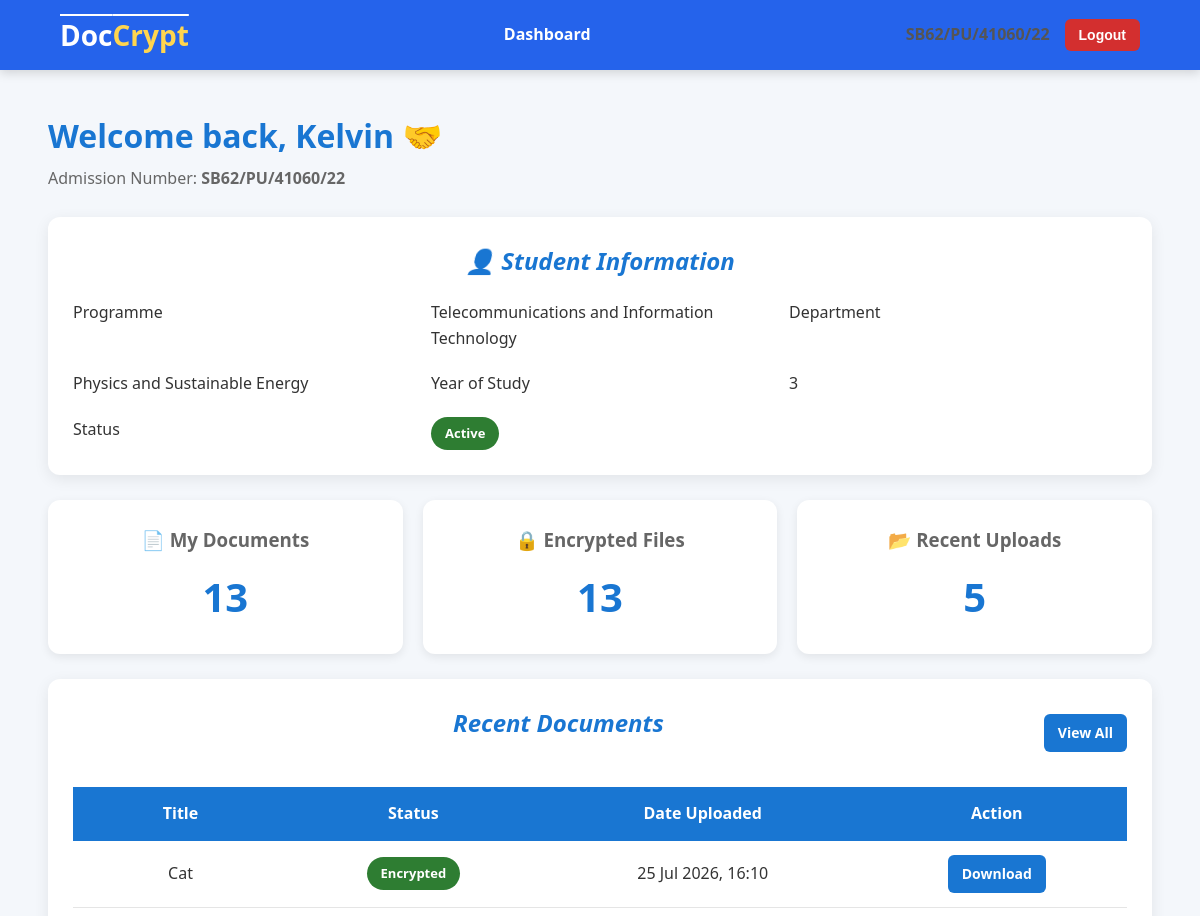
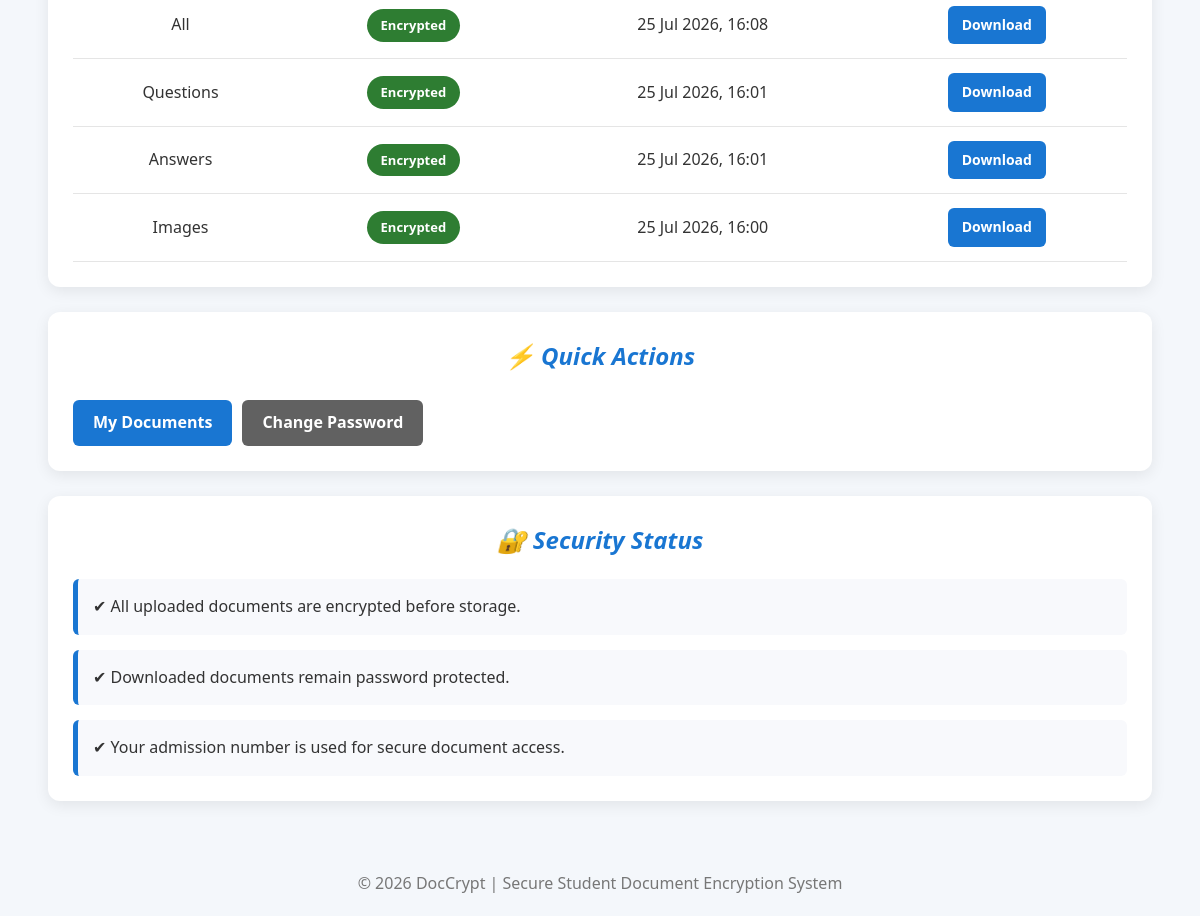
/dashboard/ (signed in), run on the app's committed database (2 pictures, top to bottom).
### student/models.py (models this page shows, shortened)
class Student(models.Model):
    class Status(models.TextChoices):
        ACTIVE = "ACTIVE", "Active"
        DEFERRED = "DEFERRED", "Deferred"
        GRADUATED = "GRADUATED", "Graduated"
        DEACTIVATED = "DEACTIVATED", "Deactivated"
    user = models.OneToOneField(CustomUser,on_delete=models.CASCADE,related_name="student")
    admission_number = models.CharField(max_length=25,unique=True)
    first_name = models.CharField(max_length=50)
    last_name = models.CharField(max_length=50)
    phone_number = models.CharField(max_length=15,blank=True)
    programme = models.CharField(max_length=50)
    department = models.CharField(max_length=50)
    year_of_study = models.PositiveSmallIntegerField(default=1)
    status = models.CharField(max_length=25,choices=Status.choices, default=Status.ACTIVE)
    class Meta:
        ordering = ["admission_number"]
        verbose_name = "Student"
        verbose_name_plural = "Students"

### documents/models.py (models this page shows, shortened)
class Document(models.Model):
    class Status(models.TextChoices):
        PENDING = "PENDING", "Pending"
        ENCRYPTED = "ENCRYPTED", "Encrypted"
    student = models.ForeignKey(Student, on_delete=models.CASCADE, related_name="documents")
    uploaded_by = models.ForeignKey(CustomUser, on_delete=models.SET_NULL, null=True, related_name="uploaded_documents")
    title = models.CharField( max_length=255)
    original_file = models.FileField(upload_to="documents/original/")
    encrypted_file = models.FileField(upload_to="documents/encrypted/", null=True, blank=True)
    encrypted_key = models.BinaryField(null=True, blank=True)
    status = models.CharField(max_length=30, choices=Status.choices, default=Status.PENDING, db_index=True)
    uploaded_at = models.DateTimeField(auto_now_add=True)
    encrypted_at = models.DateTimeField(null=True, blank=True)
    class Meta:
        ordering = ["-uploaded_at"]
        verbose_name = "Document"
        verbose_name_plural = "Documents"

### users/views.py (the view, shortened to what this page needs)
# urls.py: path("dashboard/", views.dashboard, name="dashboard"),
@login_required
def dashboard(request):
    if request.user.is_student:
        student =request.user.student
        documents = (Document.objects.filter(student=student).order_by("-uploaded_at"))
        encrypted_documents = documents.filter(status=Document.Status.ENCRYPTED)
        context = {
            "student": student,
            "documents": documents[:5],
            "document_count": documents.count(),
            "encrypted_count": encrypted_documents.count(),
        }
        return render(request, "users/student_dashboard.html", context)
    return redirect("login")

### users/models.py (called while the page is built)
    @property
    def is_student(self):
        return self.role == self.Role.STUDENT

    @property
    def is_admin(self):
        return self.role == self.Role.ADMIN or self.is_superuser

### users/templates/users/student_dashboard.html (shortened to what this page needs)
{% extends "users/base.html" %}
{% block content %}
<div class="page-header">
    <div>
        <h1>Welcome back, {{ student.first_name }} 🤝</h1>
        <p>
            Admission Number:
            <strong>{{ student.admission_number }}</strong>
        </p>
    </div>
</div>
<div class="card">
    <h2 class="card-title">👤 Student Information</h2>
    <div class="info-grid">
        <div class="info-label">Programme</div>
        <div> {{ student.programme }}</div>
        <div class="info-label">Department</div>
        <div> {{ student.department }} </div>
        <div class="info-label">Year of Study</div>
        <div> {{ student.year_of_study }} </div>
        <div class="info-label">Status</div>
        <div>
            {% if student.status == "ACTIVE" %}
                <span class="badge badge-success">
                    {{ student.get_status_display }}
                </span>
            {% elif student.status == "DEFERRED" %}
                <span class="badge badge-warning">
                    {{ student.get_status_display }}
                </span>
            {% else %}
                <span class="badge badge-secondary">
                    {{ student.get_status_display }}
                </span>
            {% endif %}
        </div>
    </div>
</div>
<div class="dashboard-grid">
    <div class="dashboard-card">
        <h3>📄 My Documents</h3>
        <h1> {{ document_count }} </h1>
    </div>
    <div class="dashboard-card">
        <h3>🔒 Encrypted Files</h3>
        <h1> {{ encrypted_count }} </h1>
    </div>
    <div class="dashboard-card">
        <h3>📂 Recent Uploads</h3>
        <h1> {{ documents|length }} </h1>
    </div>
</div>
<div class="card">
    <div class="page-header">
        <h2 class="card-title">Recent Documents</h2>
        <a href="{% url 'my_documents' %}" class="btn btn-primary btn-small">View All</a>
    </div>
    <div class="table-responsive">
        <table>
            <thead>
                <tr>
                    <th>Title</th>
                    <th>Status</th>
                    <th>Date Uploaded</th>
                    <th>Action</th>
                </tr>
            </thead>
            <tbody>
            {% for document in documents %}
                <tr>
                    <td> {{ document.title }} </td>
                    <td>
                        {% if document.status == "ENCRYPTED" %}
                            <span class="badge badge-success">
                                {{ document.get_status_display }}
                            </span>
                        {% else %}
                            <span class="badge badge-warning">
                                {{ document.get_status_display }}
                            </span>
                        {% endif %}
                    </td>
                    <td>
                        {{ document.uploaded_at|date:"d M Y, H:i" }}
                    </td>
                    <td>
                        <a
                            href="{% url 'download_document' document.id %}"
                            class="btn btn-primary btn-small">
                            Download
                        </a>
                    </td>
                </tr>
            {% empty %}
                <tr>
                    <td colspan="4" style="text-align:center;">No documents available.</td>
                </tr>
            {% endfor %}
            </tbody>
        </table>
    </div>
</div>
<div class="card">
    <h2 class="card-title">⚡ Quick Actions</h2>
    <div class="card-actions">
        <a href="{% url 'my_documents' %}" class="btn btn-primary">My Documents</a>
        <a href="{% url 'change_password' %}" class="btn btn-secondary">Change Password</a>
    </div>
</div>
<div class="card">
    <h2 class="card-title">🔐 Security Status</h2>
    <div class="security-list">
        <div class="security-item">
            ✔ All uploaded documents are encrypted before storage.
        </div>
        <div class="security-item">
            ✔ Downloaded documents remain password protected.
        </div>
        <div class="security-item">
            ✔ Your admission number is used for secure document access.
        </div>
    </div>
</div>
{% endblock %}

### static/css/style.css (style rules this page uses)
* { margin:0; padding:0; box-sizing:border-box; }
body { font-family:"Segoe UI",Tahoma,Geneva,Verdana,sans-serif; background:#f4f7fb; color:#333; line-height:1.6; }
h2 { text-align: center; font-style: oblique; color: rgb(109, 166, 216); }
.page-header { display:grid; grid-template-columns: 1fr auto; align-items:center; margin-bottom:25px; }
.page-header h1 { color:#1976d2; margin-bottom:5px; }
.page-header p { color:#666; }
.card { background:white; border-radius:12px; padding:25px; margin-bottom:25px; box-shadow:0 4px 15px rgba(0,0,0,.08); }
.card-title { margin-bottom:20px; color:#1976d2; }
.card-actions { margin-top:25px; display:flex; gap:10px; flex-wrap:wrap; }
.btn { display:inline-flex; align-items:center; justify-content:center; gap:8px; padding:10px 20px; border:none; border-radius:6px; cursor:pointer; text-decoration:none; font-weight:600; transition:.3s; }
.btn-primary { background:#1976d2; color:white; }
.btn-secondary { background:#616161; color:white; width: fit-content; }
.btn-small { padding:8px 14px; font-size:14px; }
.table-responsive { overflow-x:auto; }
table { width:100%; border-collapse:collapse; }
th { background:#1976d2; color:white; padding:14px; text-align:center; }
td { padding:14px; border-bottom:1px solid #e5e5e5; text-align: center; }
.badge { display:inline-block; padding:6px 14px; border-radius:30px; color:white; font-size:13px; font-weight:600; }
.badge-success { background:#2e7d32; }
.info-grid { display:grid; grid-template-columns:repeat(auto-fit,minmax(250px,1fr)); gap:20px; }
.dashboard-grid { display:grid; grid-template-columns:repeat(auto-fit,minmax(220px,1fr)); gap:20px; margin-bottom:25px; }
.dashboard-card { background:white; padding:25px; border-radius:12px; box-shadow:0 3px 10px rgba(0,0,0,.08); text-align:center; }
.dashboard-card h3 { color:#666; margin-bottom:10px; }
.dashboard-card h1 { font-size:40px; color:#1976d2; }
.security-list { display:flex; flex-direction:column; gap:15px; }
.security-item { background:#f8f9fc; border-left:5px solid #1976d2; padding:15px; border-radius:6px; font-weight:500; }

### data on the page
Student: first_name "Kelvin", admission_number "SB62/PU/41060/22", programme "Telecommunications and Information Technology", department "Physics and Sustainable Energy", year_of_study "3", status "Active"
Document: title "Cat", status "Encrypted", uploaded_at "25 Jul 2026, 16:10"
Document: title "All", status "Encrypted", uploaded_at "25 Jul 2026, 16:08"
Document: title "Questions", status "Encrypted", uploaded_at "25 Jul 2026, 16:01"
Document: title "Answers", status "Encrypted", uploaded_at "25 Jul 2026, 16:01"
Document: title "Images", status "Encrypted", uploaded_at "25 Jul 2026, 16:00"

### other printed values
{{ document_count }} "13"
{{ encrypted_count }} "13"
{{ documents|length }} "5"
